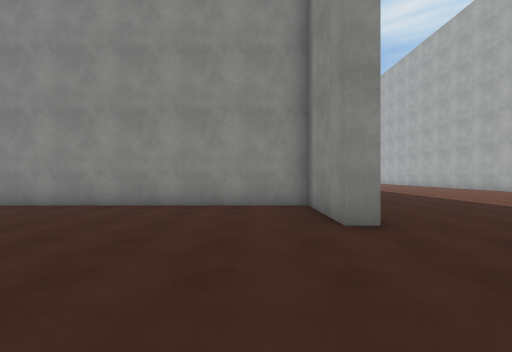
View 1 (above)

20 first-person views from a walk through a scene from a Unity 3-D project. The camera is 1.4 m above the floor, looks level and sees 90° across. The floor is counted in squares, 2 m on a side. Each view is taken from the middle of a square. On the plan, view 1 faces up. The plan holds only what a view shows up to about 9 squares ahead; the rest is blank. The place goes on beyond the plan. The player is left out. Surface patterns are stand-ins for the level's own textures.

View 2
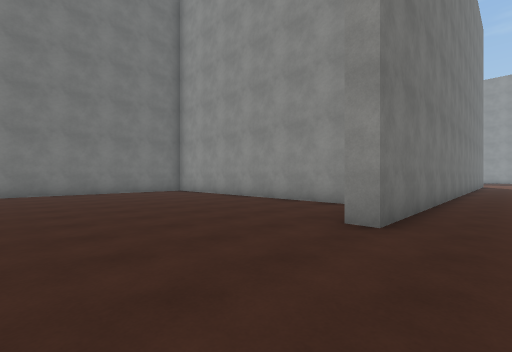

View 3
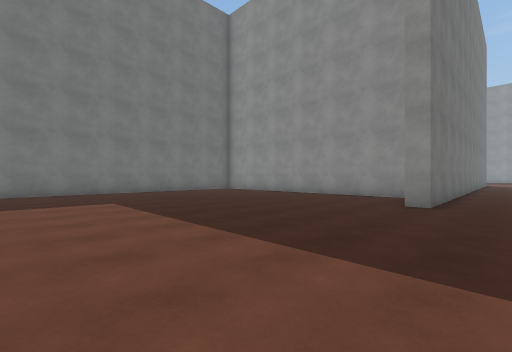

View 4
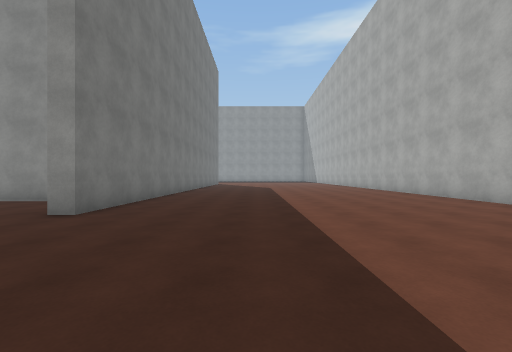

View 5
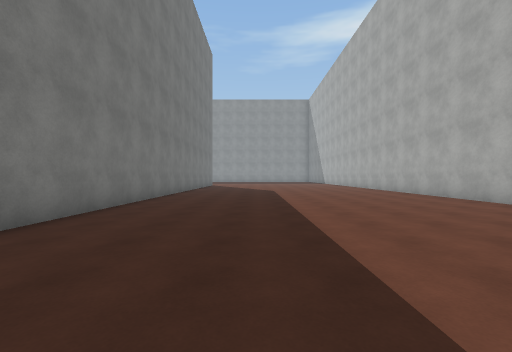

View 6
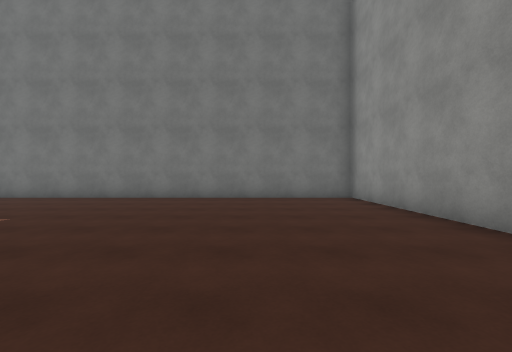

View 7
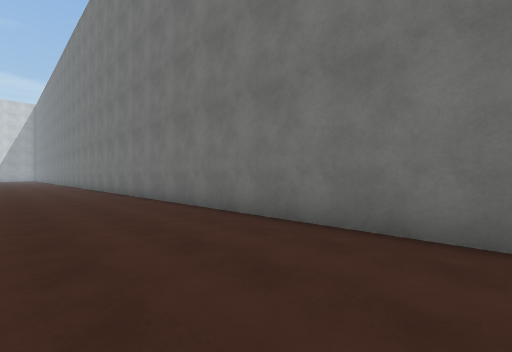

View 8
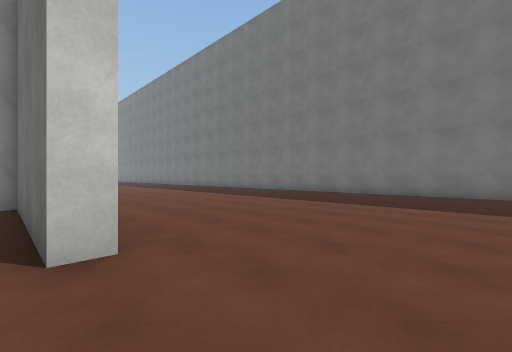

View 9
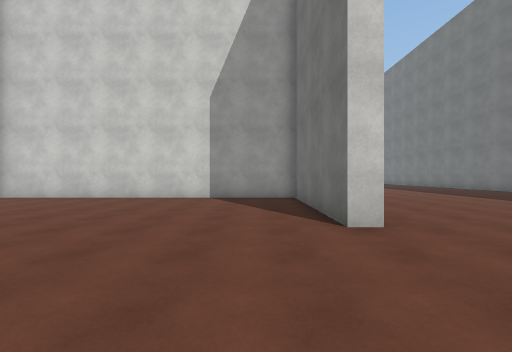

View 10
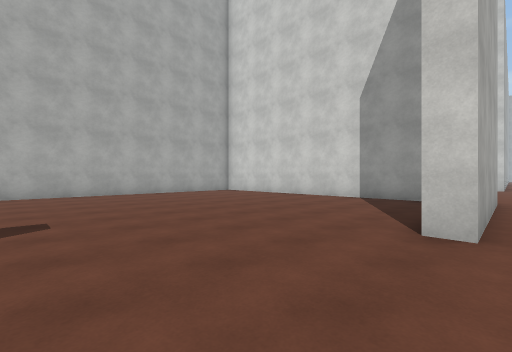

View 11
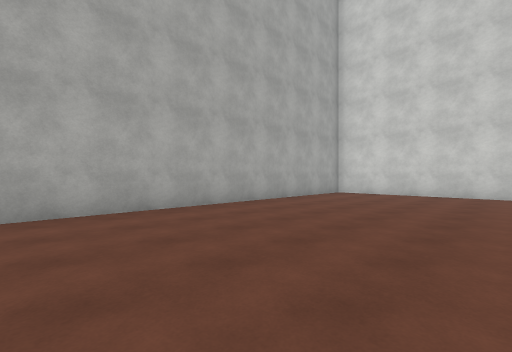

View 12
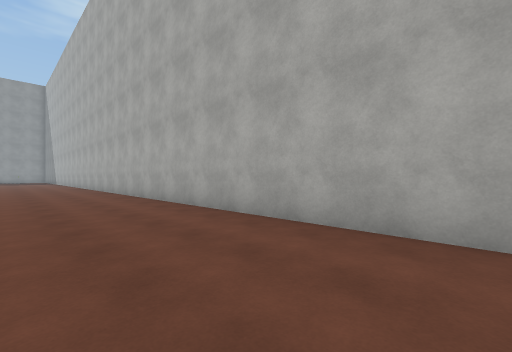

View 13
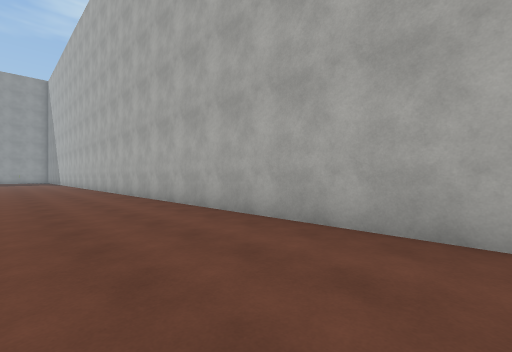

View 14
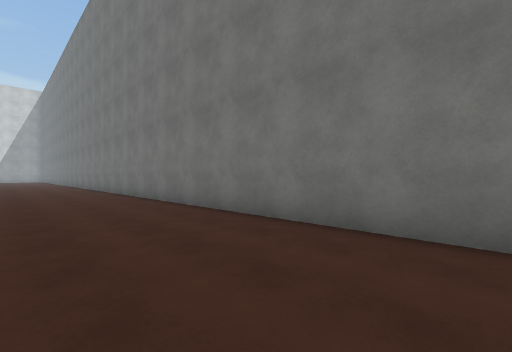

View 15
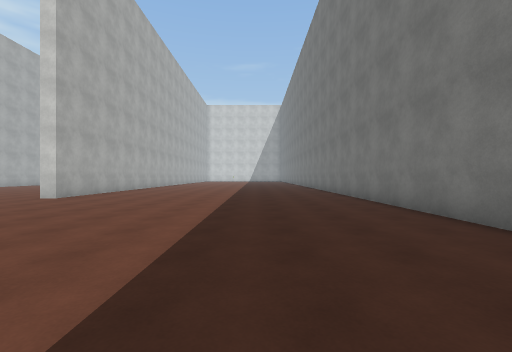

View 16
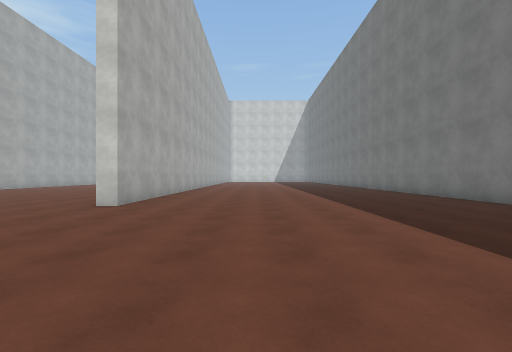

View 17
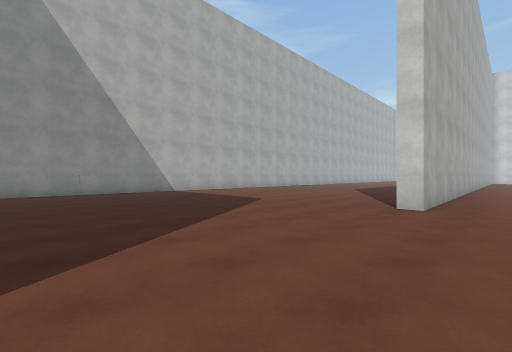

View 18
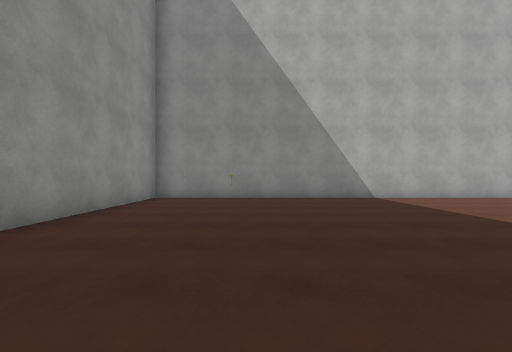

View 19
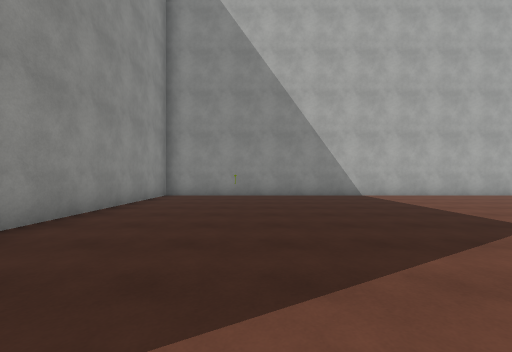

View 20
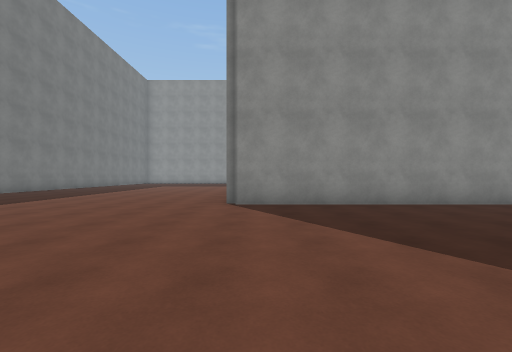

### Floor plan
Points are (right, up) in squares from view 1. A wall is a line through its corners. A room is listed if a view was taken in it or the views show most of it. See-through windows are left out.
Room 1 (views 1, 2, 3, 4, 5, 6, 7, 8, 9, 10, 11, 12, 13, 14, 15, 16, 17, 18, 19, 20)
walls: (1.2, -11.5) (1.2, -6.5) (1.8, -6.5) (1.8, -11.3) (11.2, -11.3); (11.3, -8.5) (11.3, 11); (1.2, -22.5) (1.2, -19) (1.8, -19); (1.8, 11.4) (1.8, 3.6) (1.2, 3.6) (1.2, 6.1) (-8.3, 6.1) (-8.3, -22); (11.3, -22.5) (11.3, -11.8) (1.5, -11.8)

Where each view was taken, in squares from view 1:
view 1: 0 up, 0 right, facing up
view 2: 0 up, 3 right, facing up-left
view 3: 3 down, 3 right, facing up-left
view 4: 1 down, 5 right, facing up
view 5: 2 up, 5 right, facing up
view 6: 3 up, 0 right, facing left
view 7: 1 down, 5 left, facing down-left
view 8: 4 down, 2 right, facing down-left
view 9: 3 down, 3 right, facing down
view 10: 3 down, 1 right, facing down-right
view 11: 1 down, 6 right, facing down-right
view 12: 1 down, 8 right, facing up-right
view 13: 1 up, 8 right, facing up-right
view 14: 8 down, 5 left, facing down-left
view 15: 11 down, 5 left, facing down
view 16: 13 down, 2 left, facing down
view 17: 13 down, 0 right, facing down-right
view 18: 15 down, 3 right, facing right
view 19: 15 down, 2 right, facing right
view 20: 18 down, 2 right, facing up
